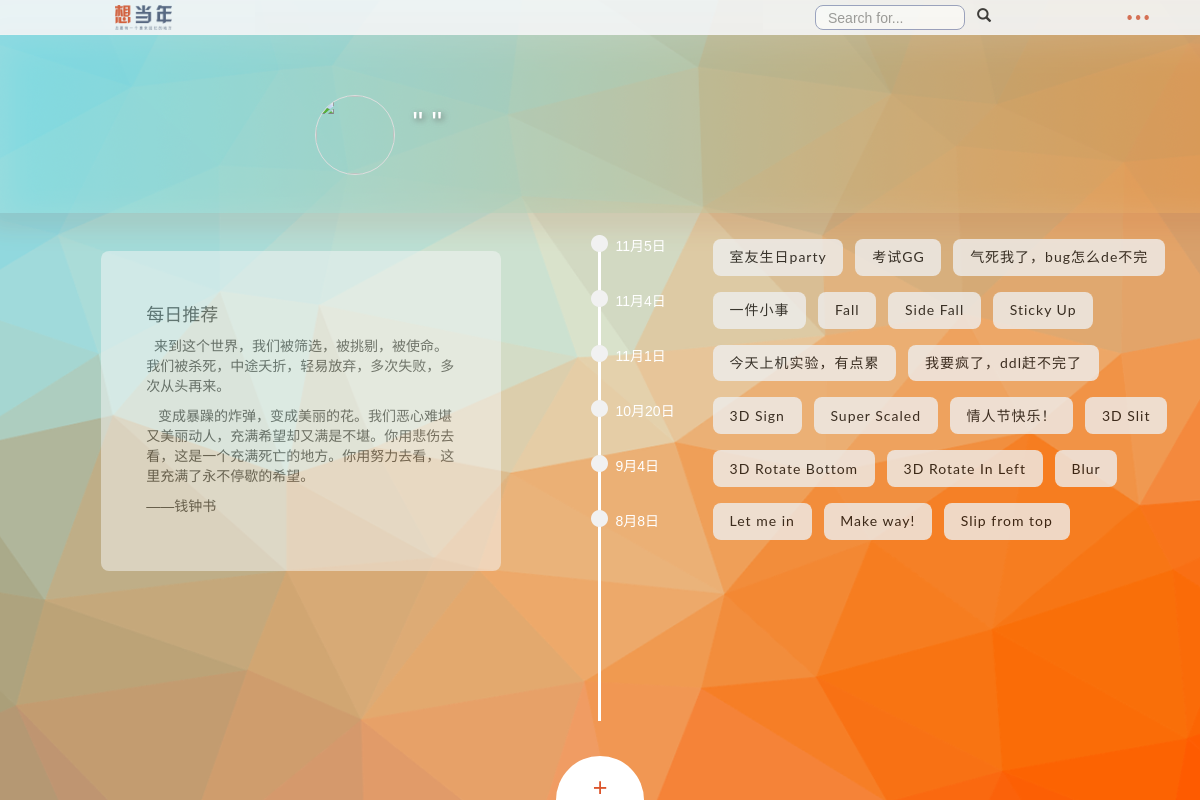
/memory/homepage/ (signed in), run on an earlier commit of the app's database.
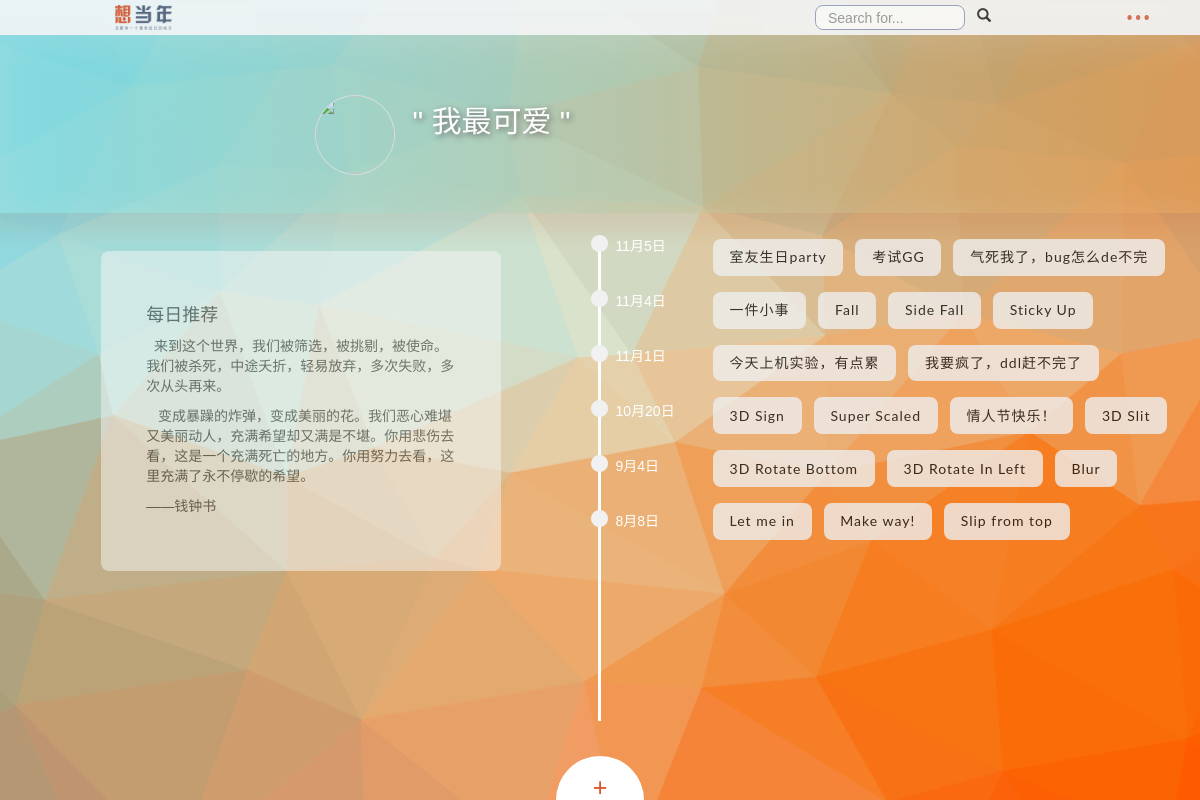
And on a later commit of the database.
### memory/models.py (models this page shows, shortened)
class User(AbstractUser):
    nickname=models.CharField(max_length=50,blank=True)
    title=models.CharField(max_length=120,blank=True)
    portrait_url=models.CharField(max_length=200,blank=True)
    class Meta(AbstractUser.Meta):
        pass

### memory/views.py (the view)
@login_required
def homepage(request):
    return render(request,'homepage.html')

### memory/templates/homepage.html (shortened to what the changed rows need)
<!DOCTYPE html>
<html lang="zh-CN">
<head>
    <link rel="stylesheet" href="http://cdn.bootcss.com/bootstrap/3.3.4/css/bootstrap.min.css">
    <link rel="stylesheet" type="text/css" href="/static/css/navigation-bar.css" />
    <link rel="stylesheet" type="text/css" href="/static/css/menu-button.css" />
    <link rel="stylesheet" type="text/css" href="/static/css/timeline.css" />
    <link rel="stylesheet" type="text/css" href="/static/css/memories.css" />
    <link rel="stylesheet" type="text/css" href="/static/css/trigger.css" />
    <link rel="stylesheet" type="text/css" href="/static/css/homepage-body.css" />
    <link rel="stylesheet" type="text/css" href="/static/css/portrait.css" />
</head>
<body>
<div class="container">
    <div class="row" id="bar">
        <div class="col-md-6 col-sm-offset-3">
            <div class='row'>
                <div class="col-md-10">
                    <h2 id="sign">" {{ request.user.title }} "</h2>
                </div>
            </div>
        </div>
    </div>
</div>
</body>
</html>

What changed in the data, as far as the page shows it:
now on this page (row edited): User: user "我最可爱"
